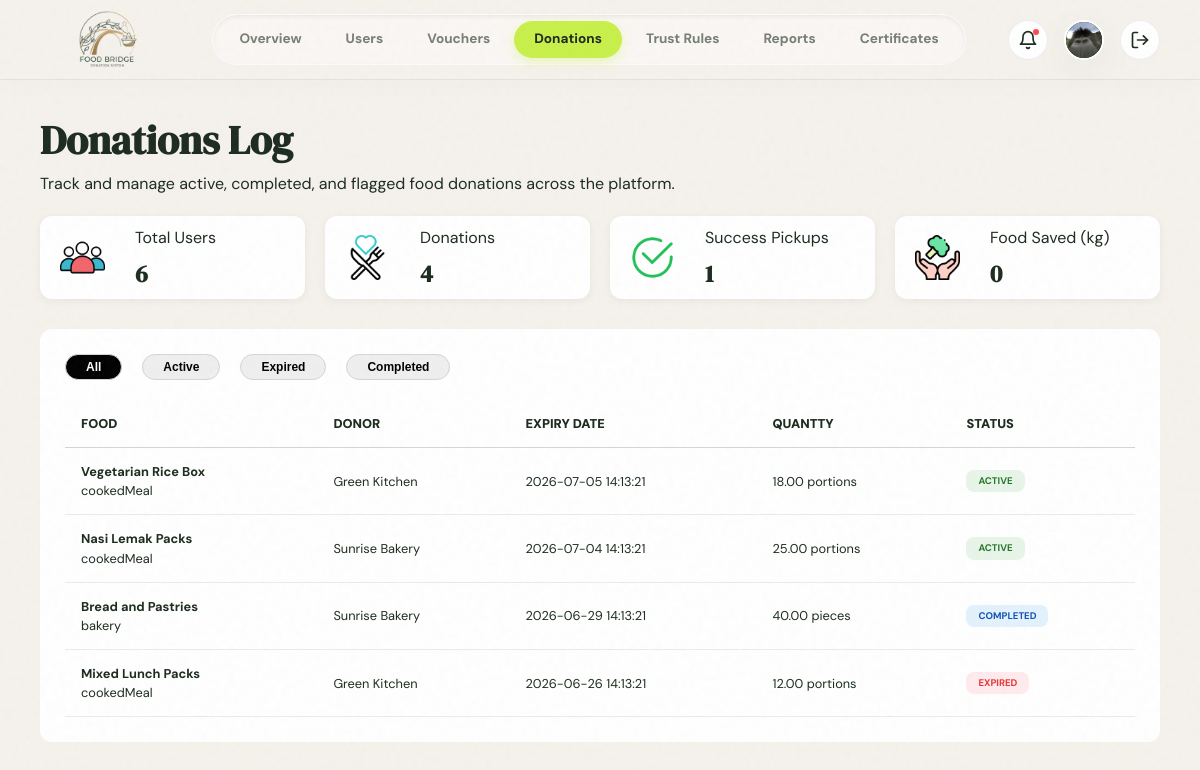
The app's page /src/roles/admin/donations.php (signed in) with its own data.
### tables this page shows
CREATE TABLE donations (
  donation_id    INT AUTO_INCREMENT PRIMARY KEY,
  donor_id       INT NOT NULL,
  food_name      VARCHAR(150) NOT NULL,
  category       ENUM('cookedMeal', 'rawProduce', 'bakery', 'beverages', 'cannedGoods', 'others') NOT NULL,
  quantity       DECIMAL(10, 2) NOT NULL,
  unit           ENUM('portions', 'kg', 'pieces') NOT NULL,
  image_url      VARCHAR(500) NULL,
  pickup_address VARCHAR(255) NOT NULL,
  expiry_at      DATETIME NOT NULL,
  status         ENUM('active', 'completed', 'expired', 'cancelled') NOT NULL DEFAULT 'active',
  qr_token_hash  VARCHAR(255) NULL,
  CONSTRAINT fk_donation_donor
    FOREIGN KEY (donor_id) REFERENCES users(user_id)
    ON DELETE RESTRICT
);

CREATE TABLE users (
  user_id             INT AUTO_INCREMENT PRIMARY KEY,
  role                ENUM('donor', 'receiver', 'admin') NOT NULL,
  full_name           VARCHAR(120) NOT NULL,
  email               VARCHAR(190) NOT NULL UNIQUE,
  profile_url         VARCHAR(500) NULL,
  password_hash       VARCHAR(255) NOT NULL,
  location            VARCHAR(255) NULL,
  latitude            DECIMAL(10, 8) NULL,
  longitude           DECIMAL(11, 8) NULL,
  trust_score         INT NOT NULL DEFAULT 100,
  total_food_donated  INT NOT NULL DEFAULT 0,
  status              ENUM('pending_verification', 'active', 'warned', 'suspended', 'banned') NOT NULL DEFAULT 'pending_verification',
  created_at          DATETIME NOT NULL DEFAULT CURRENT_TIMESTAMP
);

### src/roles/admin/donations.php (the view, shortened to what this page needs)
<?php
    $userAvatar = $_SESSION['user']['avatarImage'] ?? '';
    $userName = $_SESSION['user']['name'] ?? 'User';
    $initials = strtoupper(substr($userName, 0, 2));
    require_once "../../../database/db.php";
    $sqlDonations = "SELECT donations.*, users.full_name FROM donations JOIN users ON donations.donor_id = users.user_id ORDER BY expiry_at DESC";
    $stmtDonations = mysqli_prepare($dbConn, $sqlDonations);
    mysqli_stmt_execute($stmtDonations);
    $result = mysqli_stmt_get_result($stmtDonations);
?>
<!DOCTYPE html>
<html lang="en">
<head>
  <link rel="stylesheet" href="../../assets/css/global.css">
  <link rel="stylesheet" href="../../assets/css/header.css">
  <link rel="stylesheet" href="donations.css">
</head>
<body>
  <header class="dashboard-header">
    <a href="dashboard.php" class="navbar-brand">
      <div class="navbar-logo">
        <img src="../../assets/images/logo.png" alt="Logo" />
      </div>
    </a>
    <div class="nav-overlay" id="navOverlay">
      <nav class="dashboard-nav">
        <a href="dashboard.php" class="dashboard-nav-item">Overview</a>
        <a href="users.php" class="dashboard-nav-item">Users</a>
        <a href="vouchers.php" class="dashboard-nav-item">Vouchers</a>
        <a href="donations.php" class="dashboard-nav-item active">Donations</a>
        <a href="trust-rules.php" class="dashboard-nav-item">Trust Rules</a>
        <a href="reports.php" class="dashboard-nav-item">Reports</a>
        <a href="certificates.php" class="dashboard-nav-item">Certificates</a>
      </nav>
    </div>
    <div class="dashboard-actions">
      <a class="action-btn-circle hide-mobile" title="Notifications" style="position: relative;"
        href="notifications.php">
        <svg width="20" height="20" viewBox="0 0 24 24" fill="none" stroke="currentColor" stroke-width="2"
          stroke-linecap="round" stroke-linejoin="round">
          <path d="M6 8a6 6 0 0 1 12 0c0 7 3 9 3 9H3s3-2 3-9"></path>
          <path d="M10.3 21a1.94 1.94 0 0 0 3.4 0"></path>
        </svg>
        <span
          style="position: absolute; top: 8px; right: 8px; width: 6px; height: 6px; background-color: #ff4757; border-radius: 50%;"></span>
      </a>
      <a href="profile.php" class="profile-avatar">
        <?php if (!empty($userAvatar)): ?>
          <img src="../../<?= htmlspecialchars($userAvatar) ?>" alt="<?= htmlspecialchars($userName) ?>"
            style="width: 100%; height: 100%; border-radius: 50%; object-fit: cover;">
        <?php else: ?>
          <?= htmlspecialchars($initials) ?>
        <?php endif; ?>
      </a>
      <a href="../../auth/login.php" class="action-btn-circle hide-mobile" title="Log Out">
        <svg width="20" height="20" viewBox="0 0 24 24" fill="none" stroke="currentColor" stroke-width="2"
          stroke-linecap="round" stroke-linejoin="round">
          <path d="M9 21H5a2 2 0 0 1-2-2V5a2 2 0 0 1 2-2h4"></path>
          <polyline points="16 17 21 12 16 7"></polyline>
          <line x1="21" y1="12" x2="9" y2="12"></line>
        </svg>
      </a>
    </div>
  </header>
  <div class="dashboard-wrapper">
    <main class="dashboard-content">
      <h1 class="page-heading">Donations Log</h1>
      <p class="page-subheading">Track and manage active, completed, and flagged food donations across the platform.</p>
      <div class="dashboard-container">
        <section class="stats-section">
          <div class="stats-card">
            <div class="stats-icon">
              <img src="../../assets/images/people.png" alt="This is Total Users Icon.">
            </div>
            <?php
              $sqlUsers = "SELECT COUNT(*) AS totalUsers FROM users";
              $resultUsers = mysqli_query($dbConn, $sqlUsers);
              $totalUsers = mysqli_fetch_assoc($resultUsers);
            ?>
            <div class="stats-info">
              <p>Total Users</p>
              <h2><?php echo $totalUsers['totalUsers']; ?></h2>
            </div>
          </div>
          <div class="stats-card">
            <div class="stats-icon">
              <img src="../../assets/images/charity.png" alt="This is Donations Icon.">
            </div>
            <?php
              $sqlCountDonations = "SELECT COUNT(*) AS totalDonations FROM donations";
              $resultDonations = mysqli_query($dbConn, $sqlCountDonations);
              $totalDonations = mysqli_fetch_assoc($resultDonations);
            ?>
            <div class="stats-info">
              <p>Donations</p>
              <h2><?php echo $totalDonations['totalDonations']; ?></h2>
            </div>
          </div>
          <div class="stats-card">
            <div class="stats-icon">
              <img src="../../assets/images/check.png" alt="This is Successful Pickup Icon.">
            </div>
            <?php
              $sqlSuccessPickup = "SELECT COUNT(*) AS totalSuccessPickup FROM donations WHERE status = 'completed'";
              $resultSuccessPickup = mysqli_query($dbConn, $sqlSuccessPickup);
              $totalSuccessPickup = mysqli_fetch_assoc($resultSuccessPickup);
            ?>
            <div class="stats-info">
              <p>Success Pickups</p>
              <h2><?php echo $totalSuccessPickup['totalSuccessPickup']; ?></h2>
            </div>
          </div>
          <div class="stats-card">
            <div class="stats-icon">
              <img src="../../assets/images/vegetarian.png" alt="This is Food Saved Icon.">
            </div>
            <?php
              $sqlFoodSaved = "SELECT SUM(quantity) AS totalFoodSaved FROM donations WHERE unit = 'kg' && status = 'completed'";
              $resultFoodSaved = mysqli_query($dbConn, $sqlFoodSaved);
              $totalFoodSaved = mysqli_fetch_assoc($resultFoodSaved);
              $quantityDisplay = (int) round($totalFoodSaved['totalFoodSaved']);
            ?>
            <div class="stats-info">
              <p>Food Saved (kg)</p>
              <h2><?php echo $quantityDisplay; ?></h2>
            </div>
          </div>
        </section>
        <section class="donation-section">
          <div class="filter-buttons">
            <button class="active-button"><b>All</b></button>
            <button><b>Active</b></button>
            <button><b>Expired</b></button>
            <button><b>Completed</b></button>
          </div>
          <table class="donation-table">
            <tr>
              <th>FOOD</th>
              <th>DONOR</th>
              <th>EXPIRY DATE</th>
              <th>QUANTTY</th>
              <th>STATUS</th>
            </tr>
            <?php
              while ($row = mysqli_fetch_assoc($result)) {
            ?>
            <tr>
              <td>
                <b><?php echo htmlspecialchars($row['food_name']); ?></b><br>
                <?php echo htmlspecialchars($row['category']); ?>
              </td>
              <td><?php echo htmlspecialchars($row['full_name']); ?></td>
              <td><?php echo htmlspecialchars($row['expiry_at']); ?></td>
              <td><?php echo htmlspecialchars($row['quantity']); ?> <?php echo htmlspecialchars($row['unit']); ?></td>
              <td><span class="status-badge <?php echo htmlspecialchars($row['status']); ?>"><?php echo ucfirst(htmlspecialchars($row['status'])); ?></span></td>
            </tr>
            <?php
              }
            ?>
          </table>
        </section>
      </div>
    </main>
  </div>
</body>
</html>

### src/assets/css/global.css (style rules this page uses)
:root { --color-forest: #1C2B1E; --color-forest-hover: #152016; --color-forest-rgb: 28, 43, 30; --color-lime: #C8F04A; --color-lime-hover: #bde73c; --color-lime-rgb: 200, 240, 74; --color-parchment: #F5F2EC; --color-terracotta: #E8431A; --color-terracotta-rgb: 232, 67, 26; --color-white: #FFFFFF; --color-white-rgb: 255, 255, 255; --color-border: rgba(28, 43, 30, 0.08); --color-text-muted: rgba(28, 43, 30, 0.6); --font-display: "DM Serif Display", serif; --font-sans: "DM Sans", sans-serif; --font-syne: "Syne", sans-serif; --border-radius-card: 24px; --border-radius-btn: 9999px; --shadow-glow: 0 12px 40px rgba(28, 43, 30, 0.06); --shadow-premium: 0 20px 40px -10px rgba(28, 43, 30, 0.08); --shadow-hover: 0 30px 60px -12px rgba(28, 43, 30, 0.12); --shadow-inset: inset 0 2px 4px 0 rgba(0, 0, 0, 0.06); --gradient-lime-forest: linear-gradient(135deg, var(--color-lime) 0%, #aedb29 100%); --gradient-card-light: linear-gradient(180deg, rgba(255, 255, 255, 0.9) 0%, rgba(255, 255, 255, 0.75) 100%); --gradient-card-dark: linear-gradient(135deg, var(--color-forest) 0%, #2b3f2e 100%); --transition-smooth: all 0.3s cubic-bezier(0.25, 0.8, 0.25, 1); --transition-fast: all 0.15s cubic-bezier(0.25, 0.8, 0.25, 1); }
*, *::before, *::after { box-sizing: border-box; margin: 0; padding: 0; }
html, body { background-color: var(--color-parchment); color: var(--color-forest); font-family: var(--font-sans); font-size: 16px; line-height: 1.5; -webkit-font-smoothing: antialiased; -moz-osx-font-smoothing: grayscale; overflow-x: hidden; min-height: 100vh; }
h1, h2, h3, h4, h5, h6 { font-family: var(--font-display); font-weight: 900; line-height: 1.2; }
h1 { font-family: var(--font-display); color: var(--color-forest); font-size: 2.5rem; line-height: 2.5rem; font-weight: 900; margin-bottom: 12px; }
.dashboard-wrapper { display: flex; flex-direction: column; min-height: 100vh; }
.dashboard-content { flex: 1; padding: 40px; max-width: 1200px; width: 100%; margin: 0 auto; position: relative; z-index: 10; }

### src/assets/css/header.css (style rules this page uses)
.navbar-brand { display: flex; align-items: center; text-decoration: none; color: var(--color-forest); }
.navbar-logo { width: 130px; height: 130px; flex-shrink: 0; border-radius: 50%; display: flex; align-items: center; justify-content: center; overflow: hidden; background-color: transparent; }
.navbar-logo img { width: 100%; height: 100%; object-fit: contain; }
.dashboard-header { position: sticky; top: 0; width: 100%; height: 80px; background: rgba(245, 242, 236, 0.75); backdrop-filter: blur(24px); -webkit-backdrop-filter: blur(24px); border-bottom: 1px solid var(--color-border); display: flex; align-items: center; justify-content: space-between; padding: 0 40px; z-index: 900; box-shadow: 0 4px 30px rgba(0, 0, 0, 0.02); }
.dashboard-nav { display: flex; align-items: center; background: rgba(255, 255, 255, 0.4); border: 1px solid rgba(255, 255, 255, 0.5); border-radius: var(--border-radius-btn); padding: 6px; gap: 4px; box-shadow: var(--shadow-inset); }
.dashboard-nav-item { text-decoration: none; font-family: var(--font-sans); font-weight: 700; font-size: 0.85rem; padding: 8px 20px; color: var(--color-text-muted); border-radius: var(--border-radius-btn); transition: var(--transition-smooth); }
.dashboard-nav-item.active { color: var(--color-forest); background-color: var(--color-lime); box-shadow: 0 4px 12px rgba(200, 240, 74, 0.35); }
.dashboard-actions { display: flex; align-items: center; gap: 16px; }
.action-btn-circle { width: 40px; height: 40px; border-radius: 50%; background-color: var(--color-white); border: 1px solid var(--color-border); display: flex; align-items: center; justify-content: center; color: var(--color-forest); cursor: pointer; transition: var(--transition-smooth); text-decoration: none; }
.profile-avatar { width: 40px; height: 40px; border-radius: 50%; background-color: var(--color-forest); color: var(--color-parchment); display: flex; align-items: center; justify-content: center; font-weight: 700; text-decoration: none; font-size: 0.85rem; border: 2px solid var(--color-white); box-shadow: var(--shadow-glow); transition: var(--transition-smooth); }
.nav-overlay { display: flex; align-items: center; }

### records on screen
donations: food_name "Vegetarian Rice Box", category "cookedMeal", donor.full_name "Green Kitchen", expiry_at "2026-07-05 14:13:21", quantity "18.00", unit "portions", status "ACTIVE"
donations: food_name "Nasi Lemak Packs", category "cookedMeal", donor.full_name "Sunrise Bakery", expiry_at "2026-07-04 14:13:21", quantity "25.00", unit "portions", status "ACTIVE"
donations: food_name "Bread and Pastries", category "bakery", donor.full_name "Sunrise Bakery", expiry_at "2026-06-29 14:13:21", quantity "40.00", unit "pieces", status "COMPLETED"
donations: food_name "Mixed Lunch Packs", category "cookedMeal", donor.full_name "Green Kitchen", expiry_at "2026-06-26 14:13:21", quantity "12.00", unit "portions", status "EXPIRED"

### other values on screen
$totalUsers['totalUsers'] "6"
$totalDonations['totalDonations'] "4"
$totalSuccessPickup['totalSuccessPickup'] "1"
$quantityDisplay "0"
